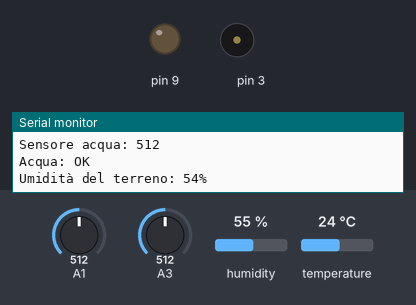
A sketch run on a simulated Arduino Uno, built with avr-gcc and run on an emulated ATmega328P. Shown: output pins drawn as LEDs (lit = HIGH), buzzer (waves = sounding), the last lines printed to the serial monitor. Wiring (inferred from the names in the program): DHT11 sensor: data pin 12. The inputs (shaded band) are chosen by the test bench; at power-on: A1 = 512, A3 = 512, humidity 55 %, temperature 24 °C.

Above: at 5.1 s.
5.2 s: A1 set to 104
10.5 s: A1 set to 90
At 13.5 s:
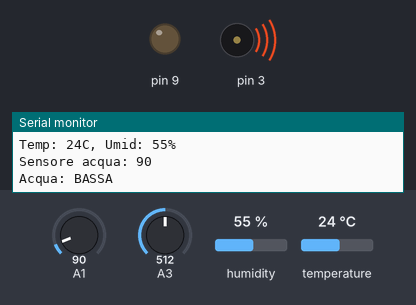
15.8 s: A3 set to 741
22.9 s: A3 set to 758
At 26.3 s:
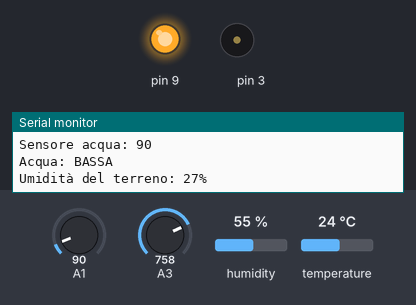
32.3 s: A3 set to 716
At 35.6 s:
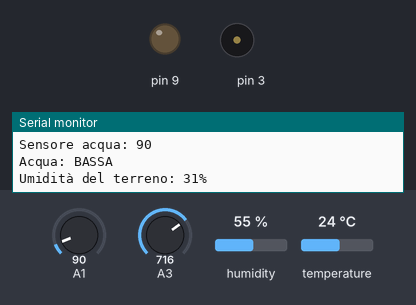
40.9 s: A3 set to 992
At 47.8 s:
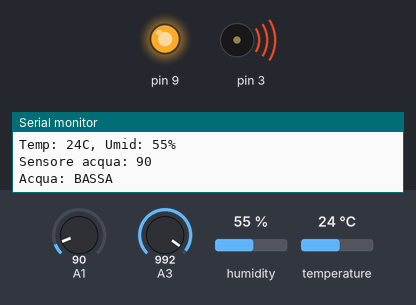
Timing chart, 0 to 49.5 s (numbered marks = the images above; inputs shaded):
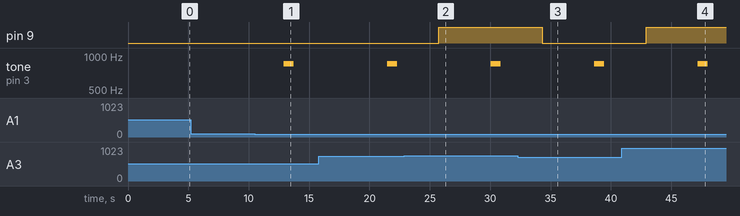

The sketch:

SERRA_AUTOMATICA_PROVVISORIO.ino
```cpp
//   Serra autonoma con sensore di temperatura e umidità (DHT11), igrometro, fotoresistore, display LCD 20x4, sensore livello acqua e relè.


const int valore_limite = 27; //Valore dell'igrometro al quale il relay sarà ON

//DHT11 Sensor:
#include "DHT.h"
#define DHTPIN 12     // Sensore collegato al PIN 12
#define DHTTYPE DHT11   // DHT 11
DHT dht(DHTPIN, DHTTYPE);

void setup(){
// PIN 9 al Relè - IN1
Serial.begin(9600);
  pinMode(9, OUTPUT);

Serial.println("Serra Autonoma di Franco Avino");

// Avvio sensore DHT11
  dht.begin();
}


void loop(){

//Livello Acqua
int water = analogRead(A1);
Serial.print ("Sensore acqua: ");
Serial.println(water, DEC);  // Stampa il valore decimale del sensore di livello acqua

  if (water >= 100) {
    Serial.println("Acqua: OK"); // Stampa su LCD il testo
  }
  else{
    Serial.println("Acqua: BASSA"); // Stampa su LCD il testo
    alarm();
    flash();
    delay(2000); // Intervallo di 2 secondi
    }

// Igrometro
int igro = analogRead(A3); // Legge il valore analogico
int umdtrr = 0; // Variabile umidità suolo
umdtrr = map (igro, 100, 990, 100, 0); // converto il valore analogico in percentuale
Serial.print("Umidità del terreno: ");
Serial.print(umdtrr);
Serial.println("%"); //Stampa a schermo il valore

if (umdtrr <= valore_limite)
  digitalWrite(9,HIGH); // Attiva Relè 1
else
  digitalWrite(9,LOW); // Spegni Relè 1
delay(2000); // Attende due secondi


// Lettura umidità e temperatura del sensore DHT11
int h = dht.readHumidity();
int t = dht.readTemperature();

// Misura la temperatura e se maggiore di 40 gradi attiva relè per accendere la ventola
if (t >= 40 )
   digitalWrite (10, HIGH); // Attiva Relè 2
else
   digitalWrite (10, LOW); // Spegni Relè 2
delay (2000);

  Serial.print("Temp: ");
  Serial.print(t);
  Serial.print("C, Umid: ");
  Serial.print(h);
  Serial.println("%");
}

void alarm(){
  tone(3,850,700);  // Imposta tono acustico su PIN 3
  delay(150);       // Aspetta per 0,15 secondi
  tone(3,850,700);  // Imposta tono acustico su PIN 3
  delay(150);       // Aspetta per 0,15 secondi
}

void flash() {
  digitalWrite(13, HIGH);   // Imposta il LED su ON
  delay(1000);               // Aspetta per 1 secondo
  digitalWrite(13, LOW);    // Impostiamo il LED su OFF
  delay(1000);               // Aspetta per 1 secondo
}
```

Measured:
- the behaviour switches between 100 and 99 on A1 (found by bisection; images 0 and 1)
- the behaviour switches between 749 and 750 on A3 (found by bisection; images 1 and 2)
- after the input at 10.5 s, tone on pin 3: silent → 850 Hz after 2.4 s, → silent 0.85 s later
- after the input at 22.9 s, pin 9: LOW → HIGH after 2.9 s
- after the input at 32.3 s, pin 9: HIGH → LOW after 2.0 s
- after the input at 40.9 s, pin 9: LOW → HIGH after 2.0 s
